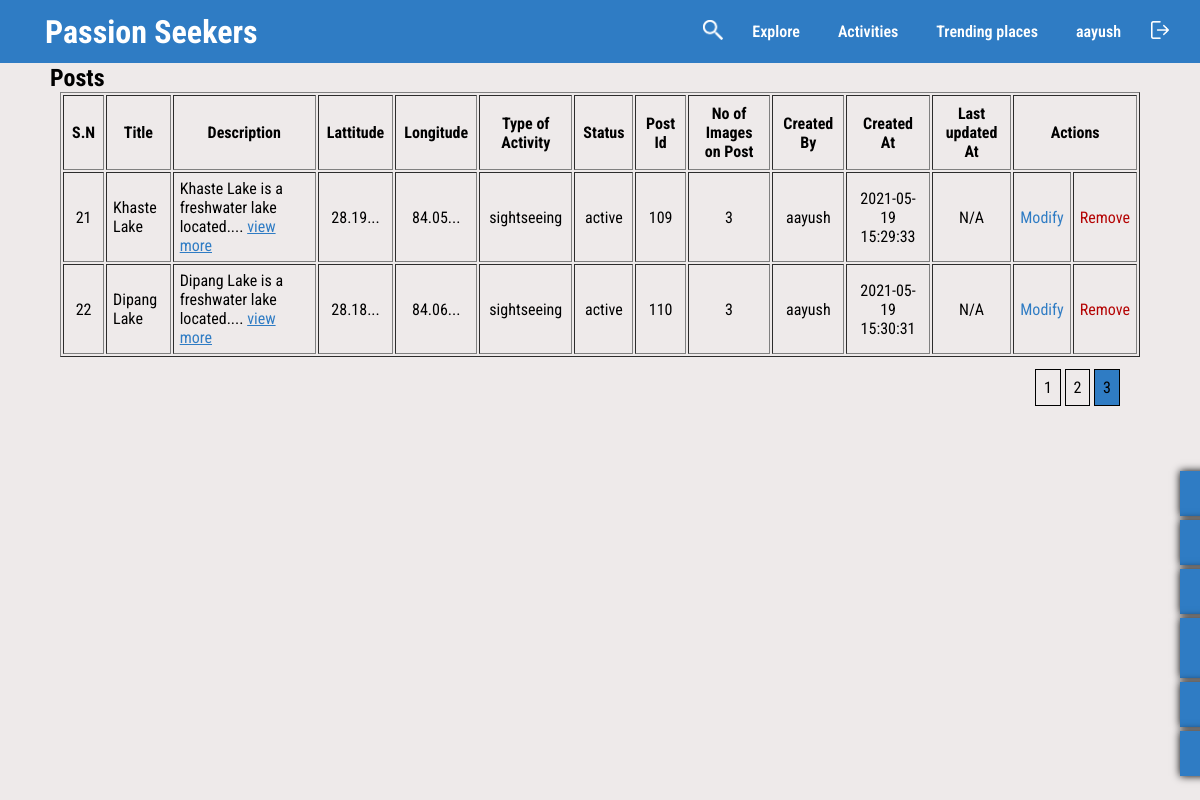
The app's page /allPosts.php?pageno=3 (signed in) with its own data.
### tables this page shows
CREATE TABLE `tbl_location` (
  `id` int NOT NULL,
  `title` varchar(50) NOT NULL,
  `description` text NOT NULL,
  `type_of_activity` varchar(50) NOT NULL,
  `admin_id` int NOT NULL,
  `lattitude` decimal(22,20) NOT NULL,
  `longitude` decimal(22,20) NOT NULL,
  `status` tinyint(1) NOT NULL DEFAULT '1',
  `created_at` timestamp NOT NULL DEFAULT CURRENT_TIMESTAMP,
  `updated_at` timestamp NULL DEFAULT NULL
);

### __connection.php (called while the page is built, shortened)
<?php
function mysqlisAdmin($id, $username)
{
  $query = "SELECT * FROM tbl_admins WHERE username='$username' AND status=1 AND id=$id";
  return $query;
}
function mysqlLocationAndImagesInfo($pageNo, $pageOffset)
{
  $pageNo = $pageNo * $pageOffset;
  $query =
    "SELECT
    id,
    title,
    `description`,
    lattitude,
    longitude,
    `status`,
    image_count,
    type_of_activity,
  	created_by,
    created_by_id,
    created_at,
    updated_at
FROM
    `tbl_location` AS l,
    (
    SELECT
        COUNT(location_id) AS image_count,
        location_id
    FROM
        `tbl_images`
    GROUP BY
        location_id
) AS i,
(
    SELECT username AS created_by,id AS created_by_id FROM `tbl_admins`
) AS a
WHERE
    i.location_id = l.id AND
    l.admin_id = a.created_by_id
LIMIT $pageNo,$pageOffset";
  return $query;
}
function mysqlLocationPostCount()
{
  $query = "SELECT COUNT(id) as `total` FROM `tbl_location`";
  return $query;
}

### allPosts.php (the view, shortened to what this page needs)
<?php
require_once './__connection.php';
?>
<!DOCTYPE html>
<html lang="en">
<head>
   <link rel="stylesheet" href="./style/style.css">
   <link rel="stylesheet" href="./style/header-navigationBar.css">
   <link rel="stylesheet" href="./style/all-posts.css">
   <link rel="stylesheet" href="./style/admin-jobs.css">
</head>
<body>
   <?php
   $checkAdminQuery = mysqlisAdmin($_SESSION['id'], $_SESSION['username']);
   $checkAdminResult = $connection->query($checkAdminQuery);
   if ($checkAdminResult->num_rows == 1) {
      $pageNumber = 1;
      if (isset($_GET['pageno']) && is_numeric($_GET['pageno']) && $_GET['pageno'] > 1) {
         $pageNumber = $_GET['pageno'];
      }
      $pageOfset = 10;
      $result = $connection->query(mysqlLocationAndImagesInfo($pageNumber - 1, $pageOfset));
      $postList = [];
      while ($row = $result->fetch_assoc()) {
         array_push($postList, $row);
      }
   } else {
      $err['user'] = 'Not a valid User';
   }
   $totalPost = ($connection->query(mysqlLocationPostCount()))->fetch_assoc();
   $pageCount = ceil($totalPost['total'] / $pageOfset);
   ?>
   <header>
      <?php require_once './__navigationBar.php' ?>
   </header>
   <?php if ($checkAdminResult->num_rows == 1) { ?>
      <section class="all__posts">
         <h2 class="all__posts__title">Posts</h2>
         <div class="all__posts__body">
            <table border="1" class="all__posts__contents">
               <thead class="all__posts__contents__head">
                  <th>S.N</th>
                  <th>Title</th>
                  <th>Description</th>
                  <th>Lattitude</th>
                  <th>Longitude</th>
                  <th>Type of Activity</th>
                  <th>Status</th>
                  <th>Post Id</th>
                  <th>No of Images on Post</th>
                  <th>Created By</th>
                  <th>Created At</th>
                  <th>Last updated At</th>
                  <th colspan="2">Actions</th>
               </thead>
               <tbody>
                  <?php foreach ($postList as $index => $post) { ?>
                     <tr class="all__posts__contents__content">
                        <td><?php echo $pageOfset * $pageNumber - $pageOfset + $index + 1 ?></td>
                        <td class="all__posts__contents__content__left"><?php echo $post['title'] ?></td>
                        <td class="all__posts__contents__content__left"><?php echo substr($post['description'], 0, 40) . ".... <a href='./individualPage.php?id=" . $post['id'] . "' class='all__posts__contents__content__more' >view more</a>" ?></td>
                        <td><?php echo substr($post['lattitude'],0,5)."..." ?></td>
                        <td><?php echo substr($post['longitude'],0,5)."..." ?></td>
                        <td><?php echo $post['type_of_activity'] ?></td>
                        <td><?php echo $post['status'] == 1 ? 'active' : 'hidden' ?></td>
                        <td><?php echo $post['id'] ?></td>
                        <td><?php echo $post['image_count'] ?></td>
                        <td><?php echo $post['created_by'] ?></td>
                        <td><?php echo $post['created_at'] ?></td>
                        <td><?php echo $post['updated_at'] ? $post['updated_at'] : 'N/A' ?></td>
                        <td><a href="<?php echo "./editPost.php?id=" . $post['id'] ?>" class="all__posts__contents__content__edit">Modify</a></td>
                        <td><a href="<?php echo "./removePost.php?redirect=true&id=" . $post['id'] ?>" class="all__posts__contents__content__remove">Remove</a></td>
                     </tr>
                  <?php } ?>
               </tbody>
            </table>
         </div>
      </section>
      <div class="page__numbers">
         <?php for ($i = 1; $i <= $pageCount; $i++) {
            if ($pageNumber == $i) { ?>
               <p class="page__number page__number--active"><a><?php echo $i ?></a></p>
            <?php } else { ?>
               <p class="page__number page__number"><a href="<?php echo './allPosts.php?pageno=' . $i ?>"><?php echo $i ?></a></p>
            <?php } ?>
         <?php } ?>
      </div>
   <?php } ?>
   <?php require_once './__adminJobs.php' ?>
</body>
</html>

### style/style.css (style rules this page uses)
* { box-sizing: border-box; padding: 0; margin: 0; }
:root { --blue: #2f7cc4; --dark-blue:#14436e; --background-color:rgb(238, 234, 234); }
body { font-family: 'Roboto Condensed',sans-serif; font-size: 1rem; background-color:var(--background-color) ; }
a { color: black; cursor: pointer; text-decoration: none; }
h2 { margin-left: 50px; }
p { line-height: 1.4; }

### style/header-navigationBar.css (style rules this page uses)
header { max-width: 100vw; }

### style/all-posts.css (style rules this page uses)
.all__posts { margin-top: 64px; }
.all__posts__contents { width: 90%; margin: 0 auto; }
.all__posts__contents__head th { padding: 8px; }
.all__posts__contents__content td { padding: 6px; text-align: center; }
.all__posts__contents__content__left { text-align: left !important; }
.all__posts__contents__content__edit, .all__posts__contents__content__more { color: var(--blue); }
.all__posts__contents__content__more { text-decoration: underline; }
.all__posts__contents__content__remove { color: rgb(180, 4, 4); }
.page__numbers { padding: 20px; text-align: right; width: 95%; }
.page__number { display: inline; }
.page__number a { border: 1px solid black; padding: .5rem ; }
.page__number--active a { background-color: var(--blue); cursor: default; }

### records on screen
tbl_location: index "21", title "Khaste Lake", description "Khaste Lake is a freshwater lake located", lattitude "28.19", longitude "84.05", type_of_activity "sightseeing", status "active", id "109", image_count "3", created_by "aayush", created_at "2021-05-19 15:29:33", shows "N/A"
tbl_location: index "22", title "Dipang Lake", description "Dipang Lake is a freshwater lake located", lattitude "28.18", longitude "84.06", type_of_activity "sightseeing", status "active", id "110", image_count "3", created_by "aayush", created_at "2021-05-19 15:30:31", shows "N/A"

### other values on screen
$_SESSION['username'] "aayush"
